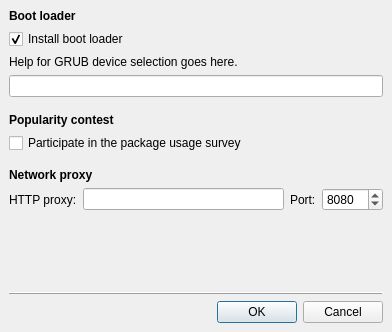
<ui version="4.0" >
 <class>AdvancedDialog</class>
 <widget class="QDialog" name="AdvancedDialog" >
  <property name="geometry" >
   <rect>
    <x>0</x>
    <y>0</y>
    <width>392</width>
    <height>332</height>
   </rect>
  </property>
  <property name="sizePolicy" >
   <sizepolicy vsizetype="Preferred" hsizetype="Preferred" >
    <horstretch>0</horstretch>
    <verstretch>0</verstretch>
   </sizepolicy>
  </property>
  <property name="windowTitle" >
   <string>Advanced Options</string>
  </property>
  <property name="modal" >
   <bool>true</bool>
  </property>
  <layout class="QGridLayout" >
   <property name="leftMargin" >
    <number>9</number>
   </property>
   <property name="topMargin" >
    <number>9</number>
   </property>
   <property name="rightMargin" >
    <number>9</number>
   </property>
   <property name="bottomMargin" >
    <number>9</number>
   </property>
   <property name="horizontalSpacing" >
    <number>6</number>
   </property>
   <property name="verticalSpacing" >
    <number>6</number>
   </property>
   <item row="0" column="0" >
    <widget class="QLabel" name="bootloader_group_label" >
     <property name="sizePolicy" >
      <sizepolicy vsizetype="Maximum" hsizetype="MinimumExpanding" >
       <horstretch>0</horstretch>
       <verstretch>0</verstretch>
      </sizepolicy>
     </property>
     <property name="text" >
      <string>&lt;strong>Boot loader&lt;/strong></string>
     </property>
    </widget>
   </item>
   <item row="1" column="0" >
    <widget class="QCheckBox" name="grub_enable" >
     <property name="text" >
      <string>Install boot loader</string>
     </property>
     <property name="checked" >
      <bool>true</bool>
     </property>
    </widget>
   </item>
   <item row="2" column="0" >
    <widget class="QLabel" name="grub_device_label" >
     <property name="sizePolicy" >
      <sizepolicy vsizetype="Preferred" hsizetype="Expanding" >
       <horstretch>0</horstretch>
       <verstretch>0</verstretch>
      </sizepolicy>
     </property>
     <property name="text" >
      <string>Help for GRUB device selection goes here.</string>
     </property>
     <property name="wordWrap" >
      <bool>true</bool>
     </property>
    </widget>
   </item>
   <item row="3" column="0" >
    <widget class="QLineEdit" name="grub_device_entry" />
   </item>
   <item row="4" column="0" >
    <spacer>
     <property name="orientation" >
      <enum>Qt::Vertical</enum>
     </property>
     <property name="sizeType" >
      <enum>QSizePolicy::Maximum</enum>
     </property>
     <property name="sizeHint" >
      <size>
       <width>357</width>
       <height>16</height>
      </size>
     </property>
    </spacer>
   </item>
   <item row="5" column="0" >
    <widget class="QLabel" name="popcon_group_label" >
     <property name="text" >
      <string>&lt;strong>Popularity contest&lt;/strong></string>
     </property>
    </widget>
   </item>
   <item row="6" column="0" >
    <widget class="QCheckBox" name="popcon_checkbutton" >
     <property name="text" >
      <string>Participate in the package usage survey</string>
     </property>
    </widget>
   </item>
   <item row="7" column="0" >
    <spacer>
     <property name="orientation" >
      <enum>Qt::Vertical</enum>
     </property>
     <property name="sizeType" >
      <enum>QSizePolicy::Maximum</enum>
     </property>
     <property name="sizeHint" >
      <size>
       <width>357</width>
       <height>16</height>
      </size>
     </property>
    </spacer>
   </item>
   <item row="8" column="0" >
    <widget class="QLabel" name="proxy_group_label" >
     <property name="text" >
      <string>&lt;strong>Network proxy&lt;/strong></string>
     </property>
    </widget>
   </item>
   <item row="9" column="0" >
    <layout class="QHBoxLayout" >
     <item>
      <widget class="QLabel" name="proxy_host_label" >
       <property name="text" >
        <string>HTTP proxy:</string>
       </property>
      </widget>
     </item>
     <item>
      <widget class="QLineEdit" name="proxy_host_entry" />
     </item>
     <item>
      <widget class="QLabel" name="proxy_port_label" >
       <property name="text" >
        <string>Port:</string>
       </property>
      </widget>
     </item>
     <item>
      <widget class="QSpinBox" name="proxy_port_spinbutton" >
       <property name="maximum" >
        <number>65535</number>
       </property>
       <property name="value" >
        <number>8080</number>
       </property>
      </widget>
     </item>
    </layout>
   </item>
   <item row="10" column="0" >
    <spacer>
     <property name="orientation" >
      <enum>Qt::Vertical</enum>
     </property>
     <property name="sizeHint" >
      <size>
       <width>374</width>
       <height>81</height>
      </size>
     </property>
    </spacer>
   </item>
   <item row="11" column="0" >
    <widget class="QFrame" name="frame" >
     <property name="frameShape" >
      <enum>QFrame::HLine</enum>
     </property>
     <property name="frameShadow" >
      <enum>QFrame::Raised</enum>
     </property>
    </widget>
   </item>
   <item row="12" column="0" >
    <widget class="QDialogButtonBox" name="buttonBox" >
     <property name="orientation" >
      <enum>Qt::Horizontal</enum>
     </property>
     <property name="standardButtons" >
      <set>QDialogButtonBox::Cancel|QDialogButtonBox::NoButton|QDialogButtonBox::Ok</set>
     </property>
    </widget>
   </item>
  </layout>
 </widget>
 <resources/>
 <connections>
  <connection>
   <sender>buttonBox</sender>
   <signal>accepted()</signal>
   <receiver>AdvancedDialog</receiver>
   <slot>accept()</slot>
   <hints>
    <hint type="sourcelabel" >
     <x>248</x>
     <y>254</y>
    </hint>
    <hint type="destinationlabel" >
     <x>157</x>
     <y>274</y>
    </hint>
   </hints>
  </connection>
  <connection>
   <sender>buttonBox</sender>
   <signal>rejected()</signal>
   <receiver>AdvancedDialog</receiver>
   <slot>reject()</slot>
   <hints>
    <hint type="sourcelabel" >
     <x>316</x>
     <y>260</y>
    </hint>
    <hint type="destinationlabel" >
     <x>286</x>
     <y>274</y>
    </hint>
   </hints>
  </connection>
 </connections>
</ui>
